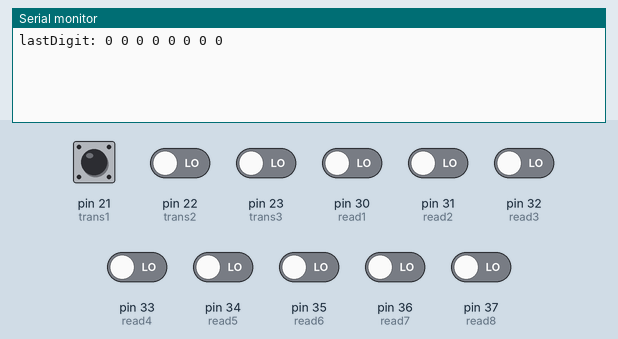
Simulated run of this sketch. Board: Arduino Mega 2560, built with avr-gcc and run on an emulated ATmega2560. On the bench: the last lines printed to the serial monitor. The test bench sets the inputs (shaded band); at power-on: pin 21 (trans1) HIGH, pin 22 (trans2), pin 23 (trans3), pin 30 (read1), pin 31 (read2), pin 32 (read3), pin 33 (read4), pin 34 (read5), pin 35 (read6), pin 36 (read7), pin 37 (read8) LOW.

Above: at 1.2 s.
1.3 s: pin 22 (trans2) driven HIGH
At 2.2 s:
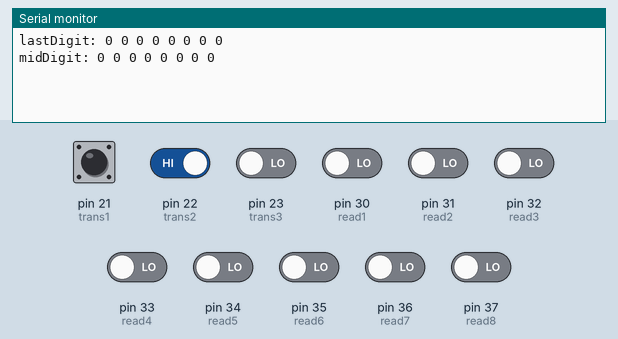
2.8 s: pin 23 (trans3) driven HIGH
At 3.5 s:
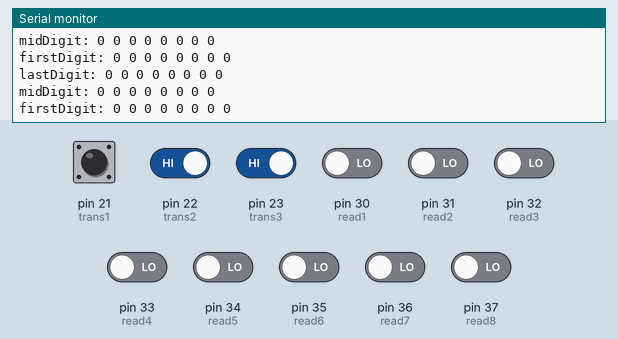
4.3 s: pin 30 (read1) driven HIGH
At 4.8 s:
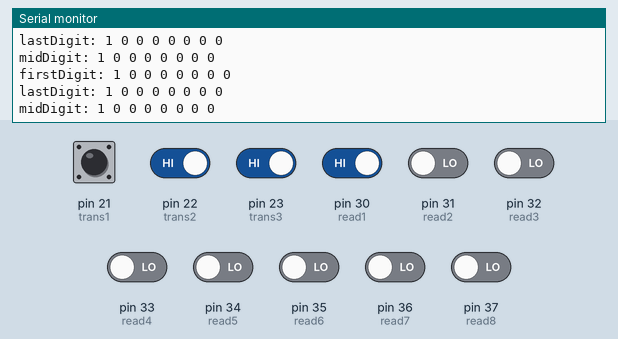
7.3 s: pin 31 (read2) driven HIGH
At 7.9 s:
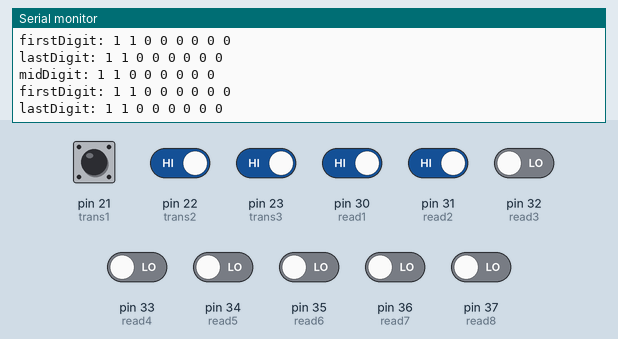
10.3 s: pin 32 (read3) driven HIGH
At 11.0 s:
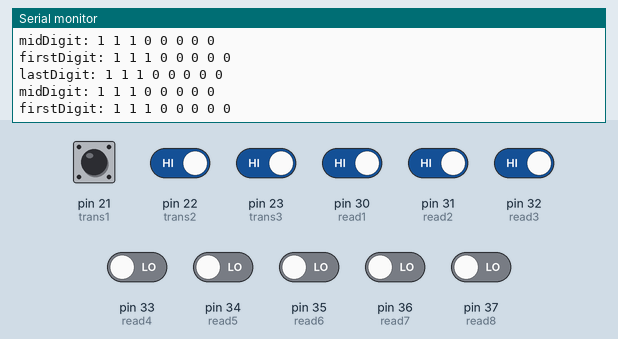
11.8 s: pin 33 (read4) driven HIGH
At 12.7 s:
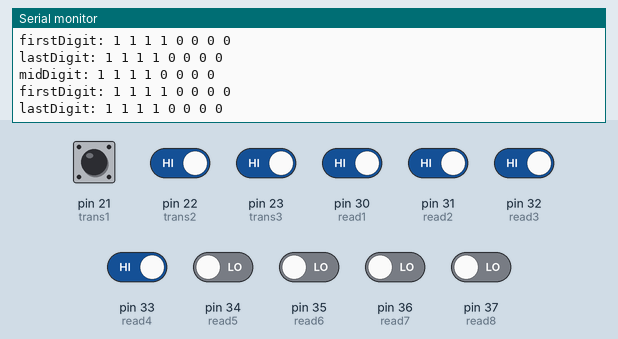

Measured:
- after the input at 1.3 s, the serial monitor: prints a new line at once (image 1)
- after the input at 2.8 s, the serial monitor: prints a new line at once (image 2)
- after the input at 4.3 s, the serial monitor: prints a new line after 0.07 s (image 3)
- after the input at 7.3 s, the serial monitor: prints a new line after 0.08 s (image 4)
- after the input at 10.3 s, the serial monitor: prints a new line after 0.08 s (image 5)
- after the input at 11.8 s, the serial monitor: prints a new line after 0.07 s (image 6)

The sketch:

readleddisplay.ino
```cpp
int trans1 = 21;
int trans2 = 22;
int trans3 = 23;
int read1 = 30;
int read2 = 31;
int read3 = 32;
int read4 = 33;
int read5 = 34;
int read6 = 35;
int read7 = 36;
int read8 = 37;

int listening(int transpin){
  int state = digitalRead(transpin);
  return state;
}

void readDigits(int transpin) {
  if(transpin == trans1){
    int reading1 = digitalRead(read1);
    int reading2 = digitalRead(read2);
    int reading3 = digitalRead(read3);
    int reading4 = digitalRead(read4);
    int reading5 = digitalRead(read5);
    int reading6 = digitalRead(read6);
    int reading7 = digitalRead(read7);
    int reading8 = digitalRead(read8);
    Serial.print("lastDigit: ");
    Serial.print(reading1);
    Serial.print(" ");
    Serial.print(reading2);
    Serial.print(" ");
    Serial.print(reading3);
    Serial.print(" ");
    Serial.print(reading4);
    Serial.print(" ");
    Serial.print(reading5);
    Serial.print(" ");
    Serial.print(reading6);
    Serial.print(" ");
    Serial.print(reading7);
    Serial.print(" ");
    Serial.print(reading8);
    Serial.print("\n");
    delayMicroseconds(1);
  }
  else if(transpin == trans2){
    int reading1 = digitalRead(read1);
    int reading2 = digitalRead(read2);
    int reading3 = digitalRead(read3);
    int reading4 = digitalRead(read4);
    int reading5 = digitalRead(read5);
    int reading6 = digitalRead(read6);
    int reading7 = digitalRead(read7);
    int reading8 = digitalRead(read8);
    Serial.print("midDigit: ");
    Serial.print(reading1);
    Serial.print(" ");
    Serial.print(reading2);
    Serial.print(" ");
    Serial.print(reading3);
    Serial.print(" ");
    Serial.print(reading4);
    Serial.print(" ");
    Serial.print(reading5);
    Serial.print(" ");
    Serial.print(reading6);
    Serial.print(" ");
    Serial.print(reading7);
    Serial.print(" ");
    Serial.print(reading8);
    Serial.print("\n");
    delayMicroseconds(1);
  }
  else if(transpin == trans3){
    int reading1 = digitalRead(read1);
    int reading2 = digitalRead(read2);
    int reading3 = digitalRead(read3);
    int reading4 = digitalRead(read4);
    int reading5 = digitalRead(read5);
    int reading6 = digitalRead(read6);
    int reading7 = digitalRead(read7);
    int reading8 = digitalRead(read8);
    Serial.print("firstDigit: ");
    Serial.print(reading1);
    Serial.print(" ");
    Serial.print(reading2);
    Serial.print(" ");
    Serial.print(reading3);
    Serial.print(" ");
    Serial.print(reading4);
    Serial.print(" ");
    Serial.print(reading5);
    Serial.print(" ");
    Serial.print(reading6);
    Serial.print(" ");
    Serial.print(reading7);
    Serial.print(" ");
    Serial.print(reading8);
    Serial.print("\n");
    delayMicroseconds(1);
  }
}

void setup(){
  Serial.begin(9600);
  pinMode(trans1, INPUT);
  pinMode(trans2, INPUT);
  pinMode(trans3, INPUT);
  pinMode(read1, INPUT);
  pinMode(read2, INPUT);
  pinMode(read3, INPUT);
  pinMode(read4, INPUT);
  pinMode(read5, INPUT);
  pinMode(read6, INPUT);
  pinMode(read7, INPUT);
  pinMode(read8, INPUT);
}

void loop(){
  while (digitalRead(trans1) == LOW){
    listening(trans1);
  }
  readDigits(trans1);
  while (digitalRead(trans2) == LOW){ //gets stuck here!!!
    listening(trans2);
  }
  readDigits(trans2);
  while (digitalRead(trans3) == LOW){
    listening(trans3);
  }
  readDigits(trans3);
}
```
